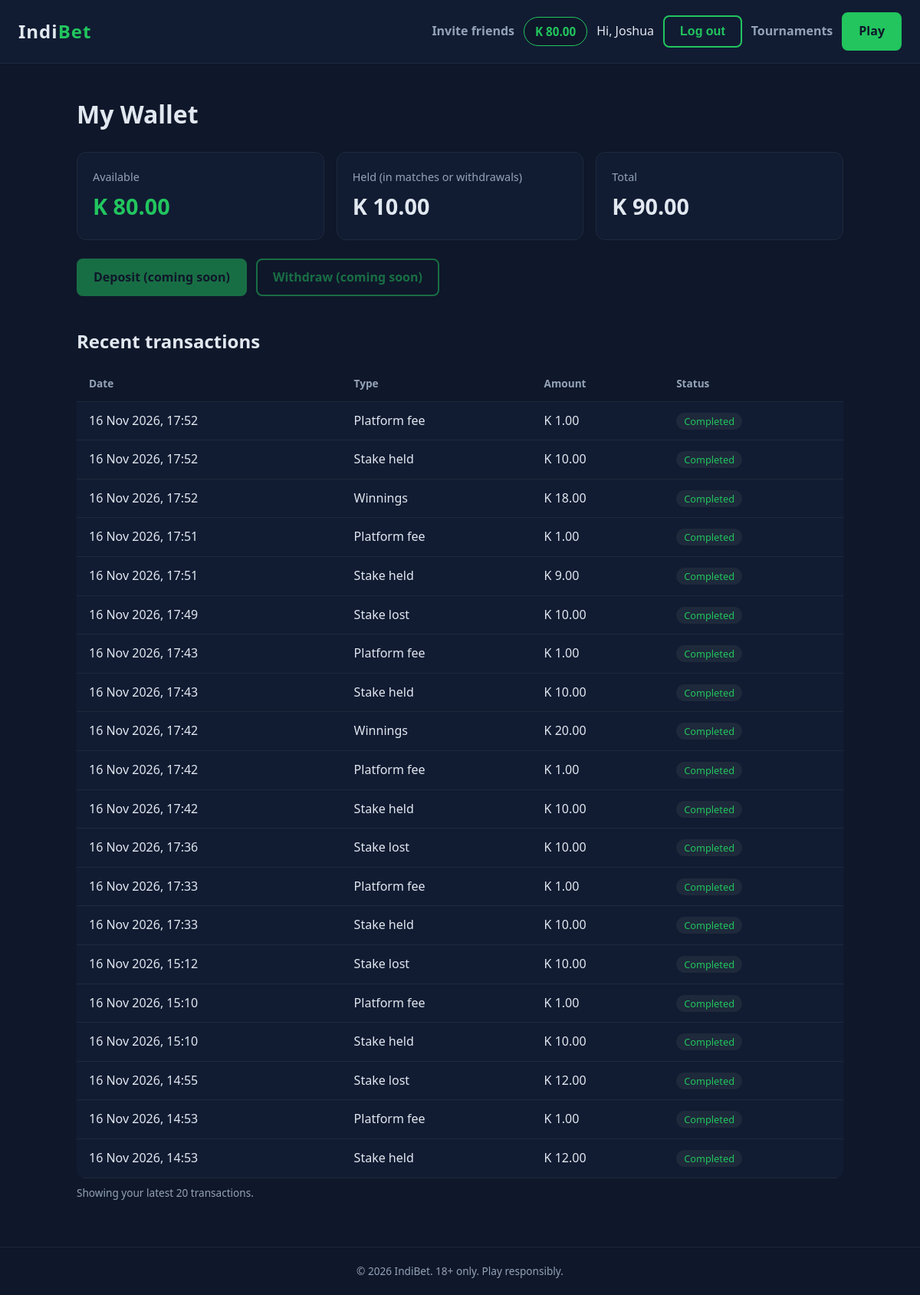
/wallet/ (signed in), run on an earlier commit of the app's database.
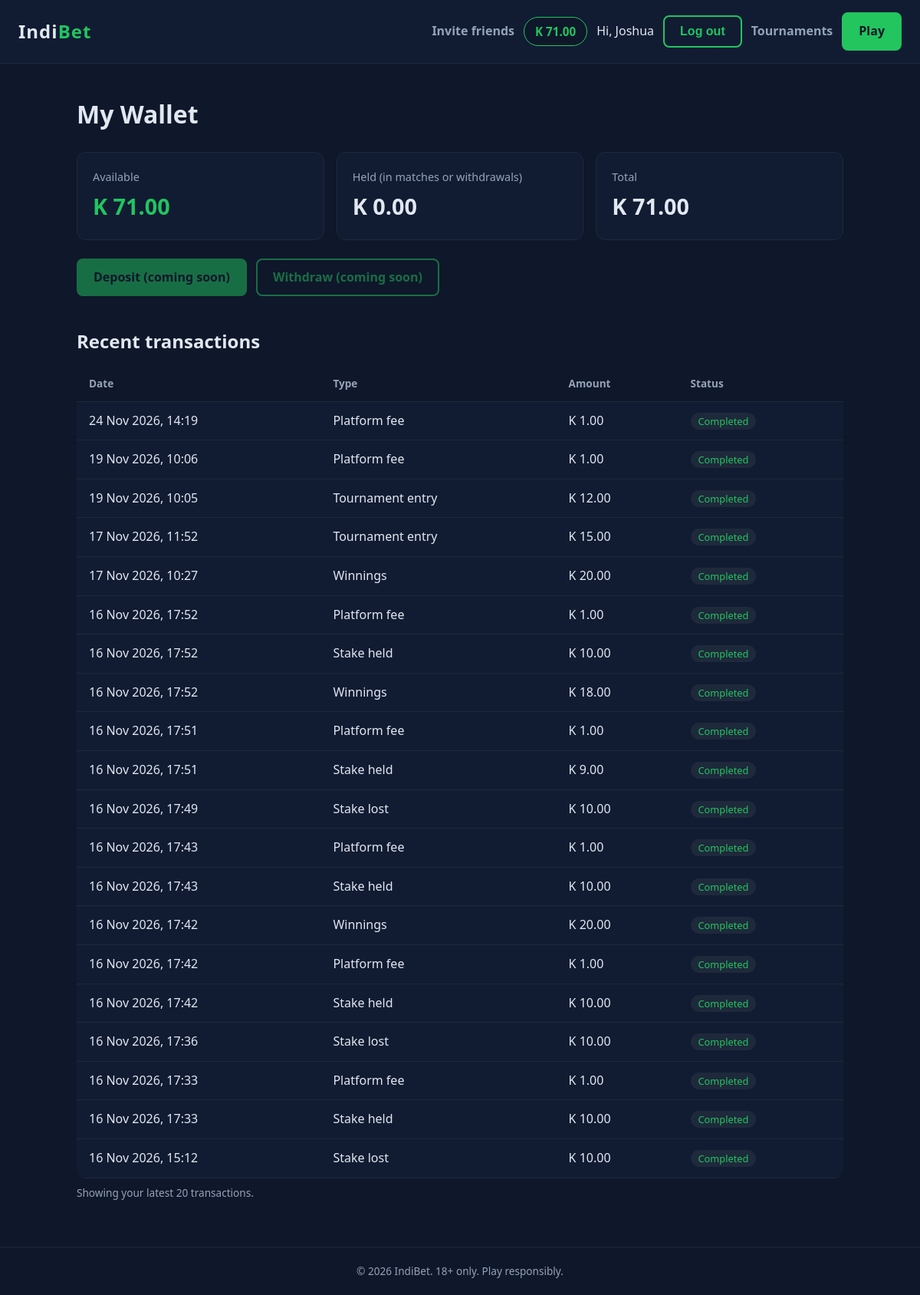
And on a later commit of the database.
### accounts/models.py (models this page shows, shortened)
class User(AbstractUser):
    phone = models.CharField(max_length=20, blank=True)
    date_of_birth = models.DateField(null=True, blank=True)
    referral_code = models.CharField(
        max_length=12, unique=True, null=True, blank=True, editable=False
    )
    referred_by = models.ForeignKey(
        "self",
        null=True,
        blank=True,
        on_delete=models.SET_NULL,
        related_name="referrals",
    )

### wallet/models.py (models this page shows, shortened)
class Wallet(models.Model):
    user = models.OneToOneField(
        settings.AUTH_USER_MODEL,
        on_delete=models.PROTECT,
        related_name="wallet",
    )
    available = models.DecimalField(max_digits=14, decimal_places=2, default=Decimal("0.00"))
    held = models.DecimalField(max_digits=14, decimal_places=2, default=Decimal("0.00"))
    updated_at = models.DateTimeField(auto_now=True)
    class Meta:
        constraints = [
            models.CheckConstraint(
                condition=models.Q(available__gte=0),
                name="wallet_available_gte_0",
            ),
            models.CheckConstraint(
                condition=models.Q(held__gte=0),
                name="wallet_held_gte_0",
            ),
        ]

class Transaction(models.Model):
    class Kind(models.TextChoices):
        DEPOSIT = "deposit", "Deposit"
        STAKE_HOLD = "stake_hold", "Stake held"
        STAKE_REFUND = "stake_refund", "Stake refunded"
        STAKE_LOSS = "stake_loss", "Stake lost"
        PAYOUT = "payout", "Winnings"
        FEE = "fee", "Platform fee"
        WITHDRAW_HOLD = "withdraw_hold", "Withdrawal requested"
        TOURNAMENT_ENTRY = "tournament_entry", "Tournament entry"
        TOURNAMENT_REFUND = "tournament_refund", "Tournament entry refunded"
    class Status(models.TextChoices):
        PENDING = "pending", "Pending"
        COMPLETED = "completed", "Completed"
        FAILED = "failed", "Failed"
    wallet = models.ForeignKey(Wallet, on_delete=models.PROTECT, related_name="transactions")
    kind = models.CharField(max_length=20, choices=Kind.choices)
    status = models.CharField(max_length=10, choices=Status.choices, default=Status.COMPLETED)
    amount = models.DecimalField(max_digits=14, decimal_places=2)
    reference = models.CharField(max_length=100, unique=True)
    provider_ref = models.CharField(max_length=100, blank=True)
    phone = models.CharField(max_length=20, blank=True)
    match_id = models.PositiveBigIntegerField(null=True, blank=True, db_index=True)
    available_after = models.DecimalField(max_digits=14, decimal_places=2, null=True, blank=True)
    held_after = models.DecimalField(max_digits=14, decimal_places=2, null=True, blank=True)
    created_at = models.DateTimeField(auto_now_add=True)
    class Meta:
        ordering = ["-created_at"]

### wallet/views.py (the view)
# urls.py: path("", views.wallet_page, name="wallet"),
@login_required
def wallet_page(request):
    wallet, _ = Wallet.objects.get_or_create(user=request.user)
    transactions = wallet.transactions.all()[:20]
    context = {
        "wallet": wallet,
        "total": wallet.available + wallet.held,
        "transactions": transactions,
    }
    return render(request, "wallet/wallet.html", context)

### wallet/templates/wallet/wallet.html (shortened to what this page needs)
{% extends "core/base.html" %}
{% block content %}
<div class="container wallet-page">
    <h1>My Wallet</h1>
    <div class="cards">
        <div class="card available">
            <div class="label">Available</div>
            <div class="amount">K {{ wallet.available|floatformat:2 }}</div>
        </div>
        <div class="card">
            <div class="label">Held (in matches or withdrawals)</div>
            <div class="amount">K {{ wallet.held|floatformat:2 }}</div>
        </div>
        <div class="card">
            <div class="label">Total</div>
            <div class="amount">K {{ total|floatformat:2 }}</div>
        </div>
    </div>
    <div class="actions">
        <span class="btn btn-primary btn-disabled">Deposit (coming soon)</span>
        <span class="btn btn-outline btn-disabled">Withdraw (coming soon)</span>
    </div>
    <div class="history">
        <h2>Recent transactions</h2>
        {% if transactions %}
        <div class="table-wrap">
            <table>
                <thead>
                    <tr>
                        <th>Date</th>
                        <th>Type</th>
                        <th>Amount</th>
                        <th>Status</th>
                    </tr>
                </thead>
                <tbody>
                    {% for t in transactions %}
                    <tr>
                        <td>{{ t.created_at|date:"d M Y, H:i" }}</td>
                        <td>{{ t.get_kind_display }}</td>
                        <td>K {{ t.amount|floatformat:2 }}</td>
                        <td><span class="status {{ t.status }}">{{ t.get_status_display }}</span></td>
                    </tr>
                    {% endfor %}
                </tbody>
            </table>
        </div>
        <p class="note">Showing your latest 20 transactions.</p>
        {% else %}
        <div class="empty">No transactions yet. Once you deposit, they will show up here.</div>
        {% endif %}
    </div>
</div>
{% endblock %}

### core/templates/core/base.html (shortened to what this page needs)
<!DOCTYPE html>
<html lang="en">
<head>
</head>
<body>
    <header class="navbar">
        <a href="/" class="logo">Indi<span>Bet</span></a>
        <nav class="nav-links">
            {% block nav %}
            {% if user.is_authenticated %}
                <a href="{% url 'accounts:referrals' %}" class="nav-link">Invite friends</a>
                <a href="{% url 'wallet:wallet' %}" class="balance" title="Available balance">K {{ user.wallet.available|floatformat:2 }}</a>
                <span>Hi, {{ user.username }}</span>
                <form method="post" action="{% url 'accounts:logout' %}" style="display:inline;">
                    <button type="submit" class="btn btn-outline" style="font-size:1rem;">Log out</button>
                </form>
            {% else %}
                <a href="{% url 'accounts:login' %}" class="btn btn-outline">Log in</a>
                <a href="{% url 'accounts:signup' %}" class="btn btn-primary">Sign up</a>
            {% endif %}
            {% endblock %}
            <a href="{% url 'tournaments:list' %}" class="nav-link">Tournaments</a>
            <a href="{% url 'matches:lobby' %}" class="btn btn-primary">Play</a>
        </nav>
    </header>
    <main>
        {% block content %}{% endblock %}
    </main>
    <footer>
        <p>&copy; 2026 IndiBet. 18+ only. Play responsibly.</p>
    </footer>
</body>
</html>

What changed in the data, as far as the page shows it:
no longer on this page (row unchanged): Transaction: created_at "16 Nov 2026, 15:10", kind "Platform fee", amount "1.00", status "Completed"
no longer on this page (row unchanged): Transaction: created_at "16 Nov 2026, 15:10", kind "Stake held", amount "10.00", status "Completed"
no longer on this page (row unchanged): Transaction: created_at "16 Nov 2026, 14:55", kind "Stake lost", amount "12.00", status "Completed"
no longer on this page (row unchanged): Transaction: created_at "16 Nov 2026, 14:53", kind "Platform fee", amount "1.00", status "Completed"
no longer on this page (row unchanged): Transaction: created_at "16 Nov 2026, 14:53", kind "Stake held", amount "12.00", status "Completed"
changed User "Joshua": wallet.available "80.00" → "71.00"
changed Wallet: available "80.00" → "71.00"; held "10.00" → "0.00"
added Transaction: created_at "24 Nov 2026, 14:19", kind "Platform fee", amount "1.00", status "Completed"
added Transaction: created_at "19 Nov 2026, 10:06", kind "Platform fee", amount "1.00", status "Completed"
added Transaction: created_at "19 Nov 2026, 10:05", kind "Tournament entry", amount "12.00", status "Completed"
added Transaction: created_at "17 Nov 2026, 11:52", kind "Tournament entry", amount "15.00", status "Completed"
added Transaction: created_at "17 Nov 2026, 10:27", kind "Winnings", amount "20.00", status "Completed"
Also different on the page:
{{ total|floatformat:2 }}: "90.00" → "71.00"
